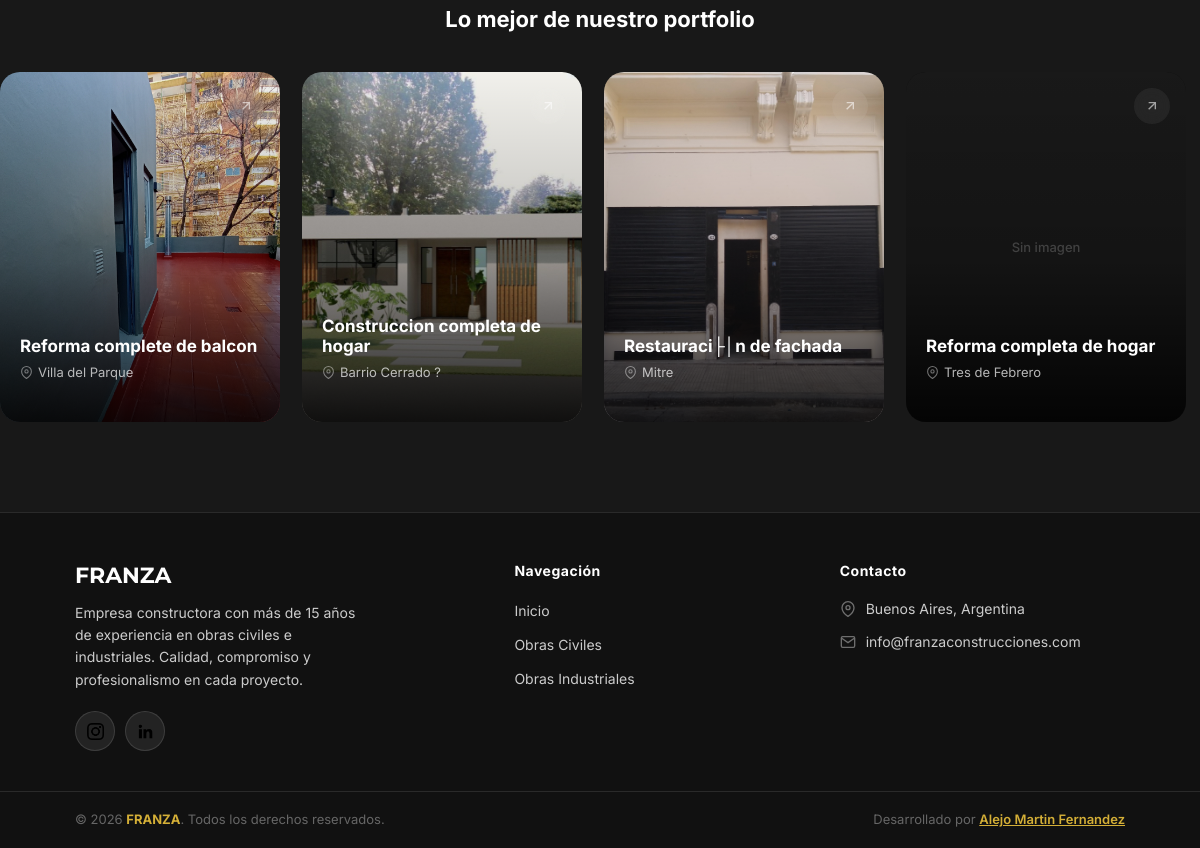
The app's page /sitio/index.php (lower part), older data.
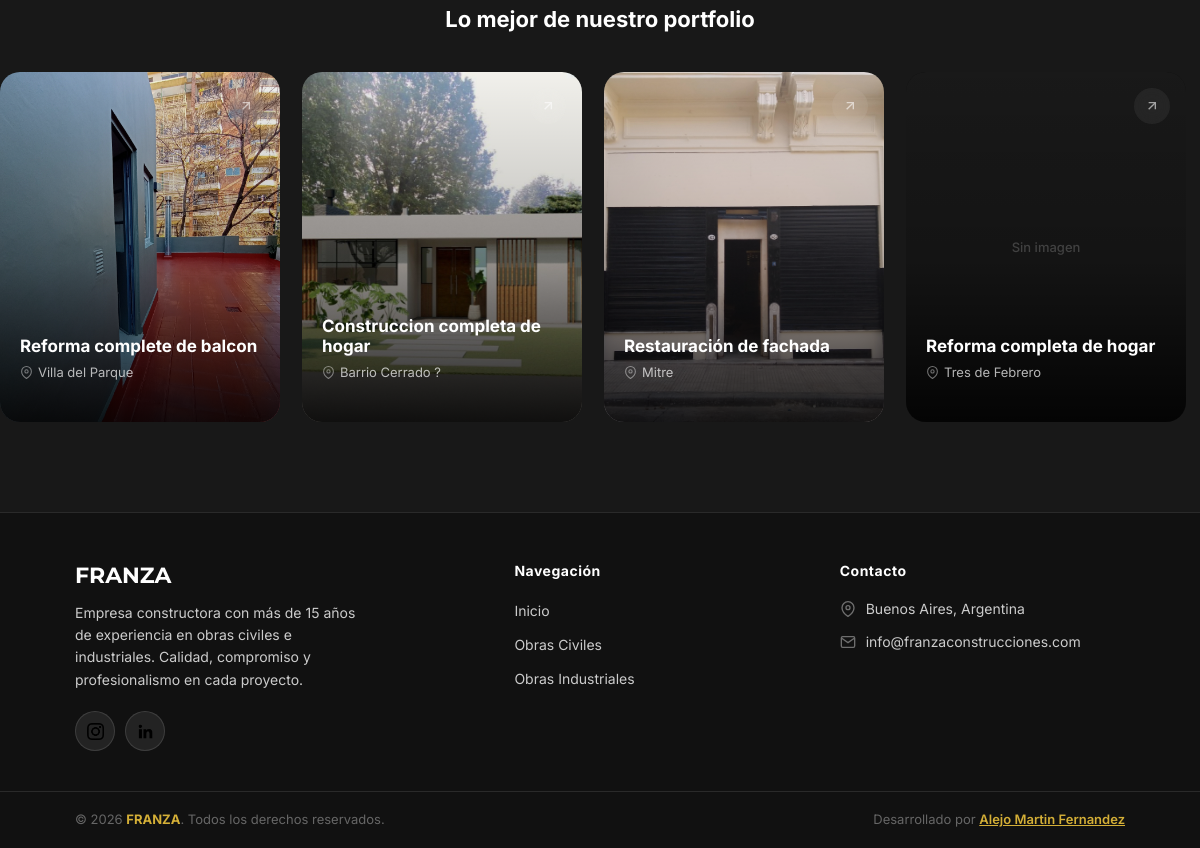
The same page, newer data.
### tables this page shows
CREATE TABLE `obras` (
  `obra_id` int(10) unsigned NOT NULL AUTO_INCREMENT,
  `usuario_fk` int(10) unsigned NOT NULL,
  `carpeta` varchar(100) NOT NULL,
  `titulo` varchar(100) NOT NULL,
  `ubicacion` varchar(100) NOT NULL,
  `explicacion` varchar(500) NOT NULL,
  `tipo` varchar(100) NOT NULL,
  `imagen` varchar(255) NOT NULL,
  PRIMARY KEY (`obra_id`),
  KEY `obras_usuarios_fk_idx` (`usuario_fk`),
  CONSTRAINT `obras_usuarios_fk` FOREIGN KEY (`usuario_fk`) REFERENCES `usuarios` (`usuario_id`) ON DELETE NO ACTION ON UPDATE NO ACTION
);

### sitio/classes/Modelos/Obras.php (called while the page is built, shortened)
<?php
class Obras
{
    public static function GetRandomObra(int $limite = 5): array
    {
        $db = DBConexion::getConexion();
        $stmt = $db->prepare("SELECT * FROM obras ORDER BY RAND() LIMIT ?");
        $stmt->bindValue(1, $limite, PDO::PARAM_INT);
        $stmt->execute();
        return $stmt->fetchAll(PDO::FETCH_ASSOC);
    }
}

### sitio/views/inicio.php (the view, shortened to what this page needs)
<?php
$obrasRandom = Obras::GetRandomObra(6);
?>
<section class="main-section" style="margin-top: 0 !important;">
    <main>
        <section class="obrasdestacadas">
            <div class="section-header-dest">
                <h2>Lo mejor de nuestro portfolio</h2>
            </div>
            <div class="obras-scroll">
                <?php foreach($obrasRandom as $obra):
                    $tipoCarpeta = ($obra['tipo'] === 'civil') ? 'obrasciviles' : 'obrasindustriales';
                    $imgFile = $obra['imagen'] ?? '';
                    $imgRelPath = "img/{$tipoCarpeta}/{$obra['carpeta']}/{$imgFile}";
                    $imgAbsPath = __DIR__ . "/../img/{$tipoCarpeta}/{$obra['carpeta']}/{$imgFile}";
                    $tieneImagen = !empty($imgFile) && file_exists($imgAbsPath);
                ?>
                    <a href="index.php?seccion=obra-ver&id=<?= (int)$obra['obra_id'] ?>" class="obra-card-listing obra-card-dest">
                        <div class="obra-card-listing-img">
                            <?php if($tieneImagen): ?>
                                <img src="<?= htmlspecialchars($imgRelPath) ?>" alt="<?= htmlspecialchars($obra['titulo']) ?>">
                            <?php else: ?>
                                <div class="obra-card-no-img">Sin imagen</div>
                            <?php endif; ?>
                        </div>
                        <div class="obra-card-listing-overlay"></div>
                        <div class="obra-card-listing-info">
                            <h3><?= htmlspecialchars($obra['titulo']) ?></h3>
                            <p class="obra-card-listing-ubi">
                                <svg width="13" height="13" viewBox="0 0 24 24" fill="none" stroke="currentColor" stroke-width="2"><path d="M21 10c0 7-9 13-9 13s-9-6-9-13a9 9 0 0118 0z"/><circle cx="12" cy="10" r="3"/></svg>
                                <?= htmlspecialchars($obra['ubicacion']) ?>
                            </p>
                        </div>
                        <div class="obra-card-listing-arrow">
                            <svg width="16" height="16" viewBox="0 0 24 24" fill="none" stroke="currentColor" stroke-width="2"><line x1="7" y1="17" x2="17" y2="7"/><polyline points="7 7 17 7 17 17"/></svg>
                        </div>
                    </a>
                <?php endforeach; ?>
            </div>
        </section>
    </main>
</section>

Row changes from the older to the newer data that the page shows:
changed obras "Mitre": titulo "Restauraci├│n de fachada" → "Restauración de fachada"
